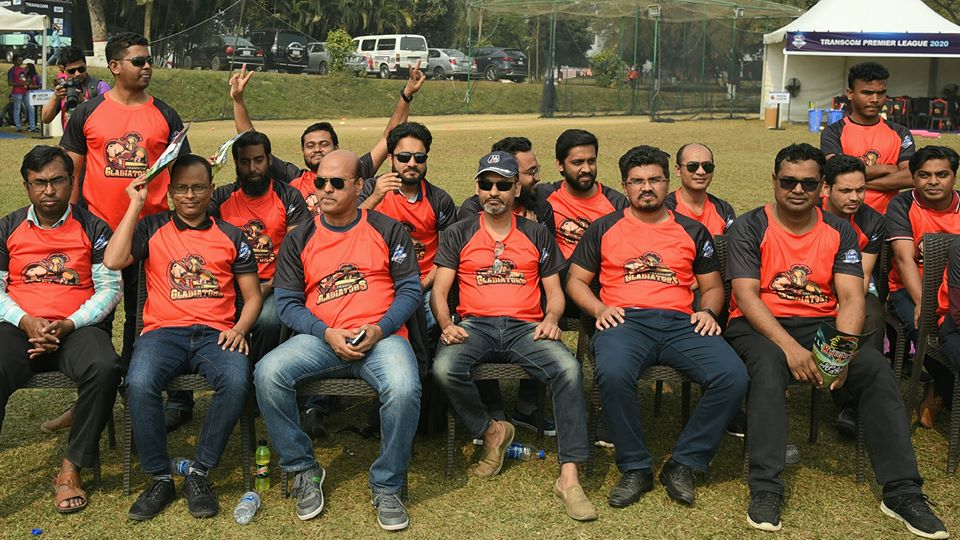
#> input picture images/tpl1.jpg, 960 x 540 px
$ python face_detector.py
#> lines starting #> are read from the running program, lines starting #| are printed output that depends on the picture; after the words box and inside, x2 and y2 are one past the last pixel; in counts of white or black regions, pixels touching at a corner belong together
import cv2

face_cascade = cv2.CascadeClassifier("haarcascade_frontalface_default.xml")
img = cv2.imread("images/tpl1.jpg")
#> img is the input picture: shape (540, 960, 3); mean B, G, R 63.7, 85.3, 107.6
gray_img = cv2.cvtColor(img, cv2.COLOR_BGR2GRAY)
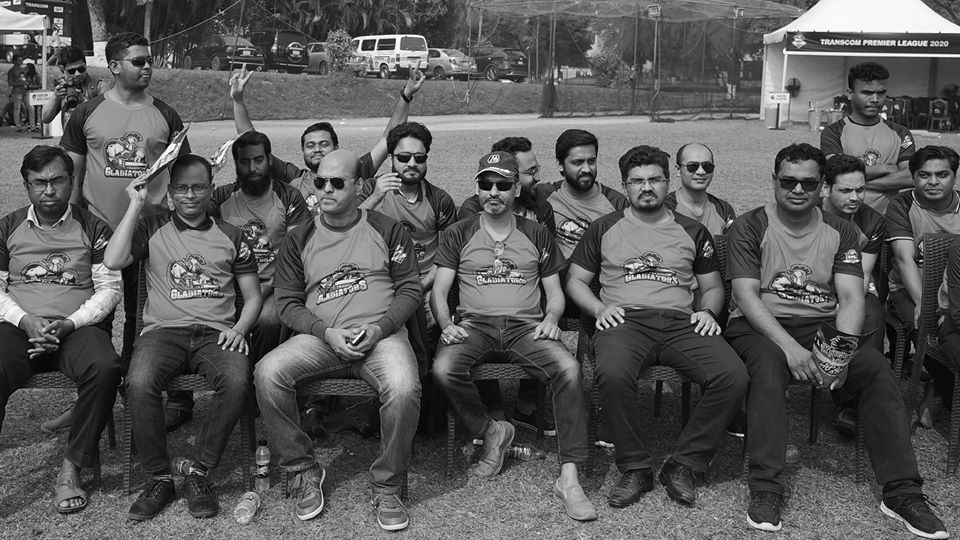
#> gray_img: shape (540, 960); min 0, max 255, mean 89.5

faces = face_cascade.detectMultiScale(gray_img,
                                      scaleFactor=1.05,
                                      minNeighbors=5)
#> faces = 15 rows, first 6: [299, 131, 36, 36], [911, 158, 44, 44], [832, 174, 44, 44], [563, 145, 44, 44], [622, 160, 51, 51], [386, 138, 52, 52]
print(faces)
#> (printed output is left out)

for x, y, w, h in faces:
    img = cv2.rectangle(img, (x, y), (x + w, y + h), (0, 255, 0), 3)
#> this loop made 15 passes
#> (x, y, w, h) on passes 1 to 12: (299, 131, 36, 36), (911, 158, 44, 44), (832, 174, 44, 44), (563, 145, 44, 44), (622, 160, 51, 51), (386, 138, 52, 52), (232, 145, 41, 41), (676, 148, 50, 50), (21, 160, 57, 57), (168, 169, 47, 47), (471, 168, 47, 47), (767, 159, 64, 64)
#> pass 1, `img = cv2.rectangle(img, (x, y), (x + w, y + h), (0, 255, 0), 3)`:
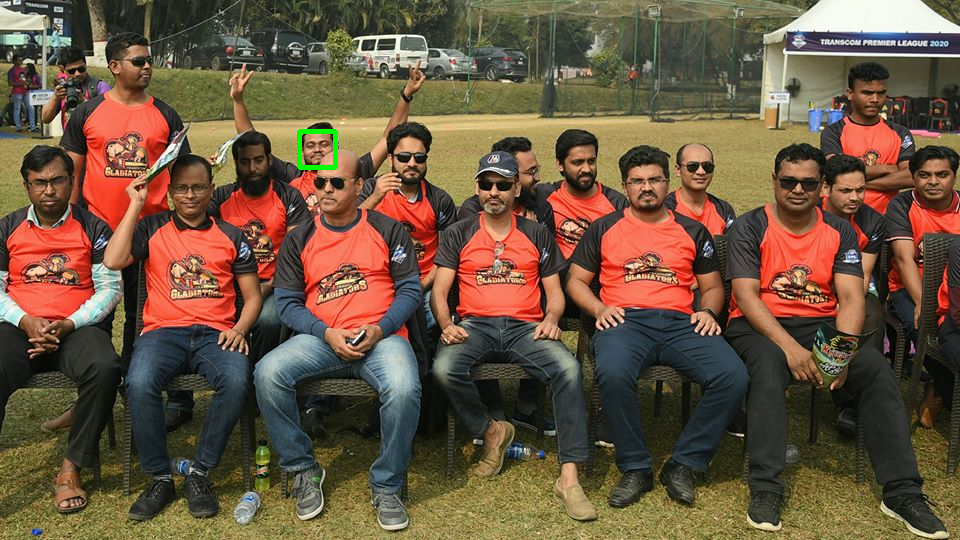
#> img: shape (540, 960, 3); 0.14% of pixels changed, all inside (x1, y1, x2, y2) = (297, 129, 338, 170)
#> pass 2, `img = cv2.rectangle(img, (x, y), (x + w, y + h), (0, 255, 0), 3)`:
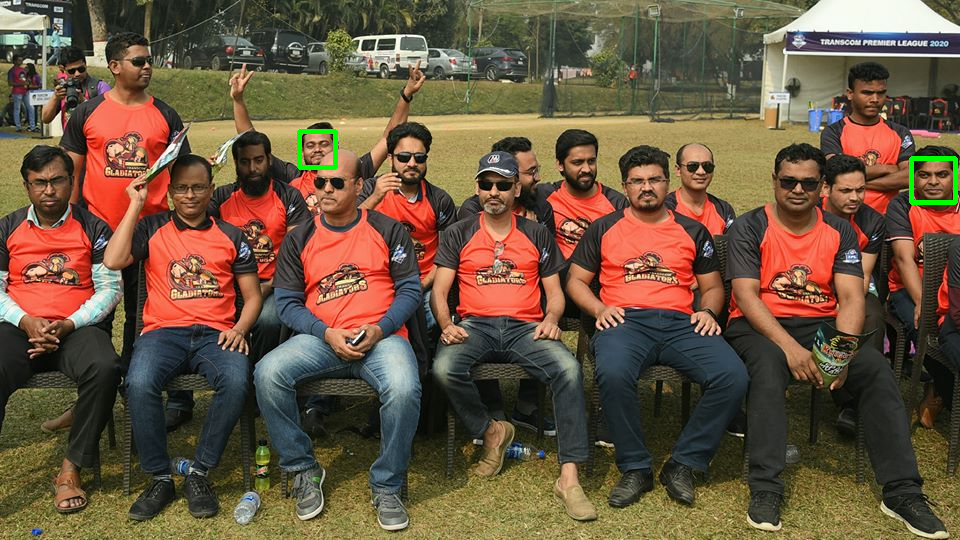
#> img: shape (540, 960, 3); 0.17% of pixels changed, all inside (x1, y1, x2, y2) = (909, 156, 958, 205)
#> pass 3, `img = cv2.rectangle(img, (x, y), (x + w, y + h), (0, 255, 0), 3)`:
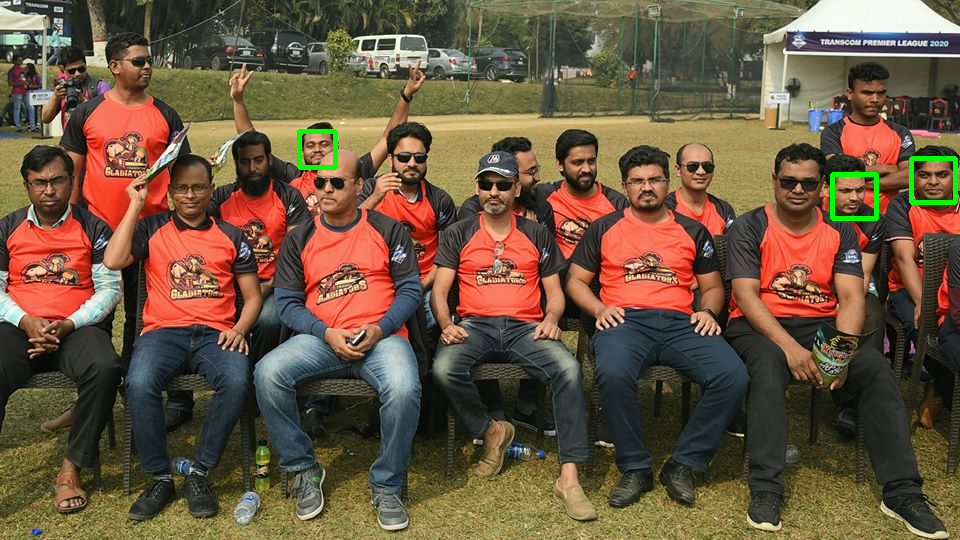
#> img: shape (540, 960, 3); 0.17% of pixels changed, all inside (x1, y1, x2, y2) = (830, 172, 879, 221)
#> after the loop:
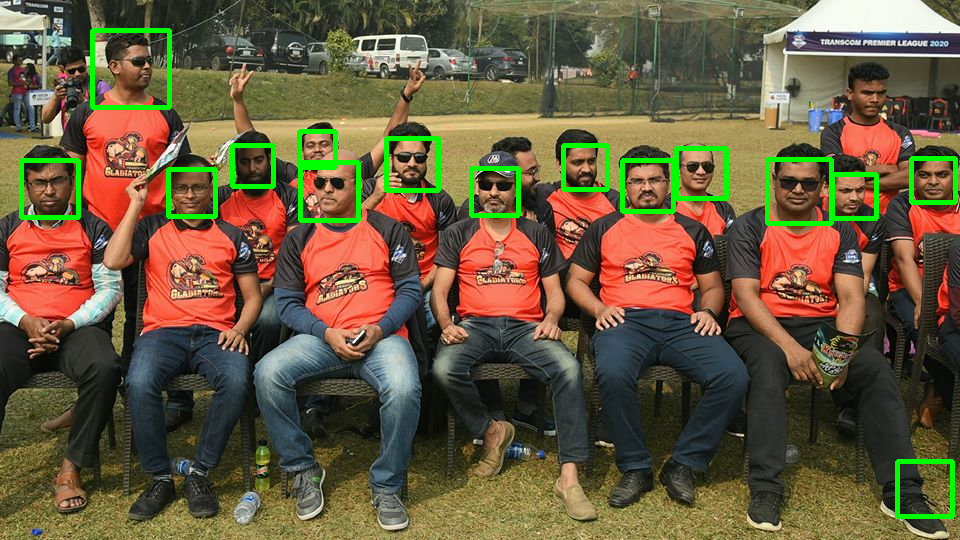
#> img: shape (540, 960, 3); 2.39% of pixels changed, all inside (x1, y1, x2, y2) = (19, 28, 955, 519)

resized_img = cv2.resize(img, (int(img.shape[1] / 1), int(img.shape[0] / 1)))
cv2.imshow("Image", resized_img)
cv2.waitKey(0)
cv2.destroyAllWindows()
